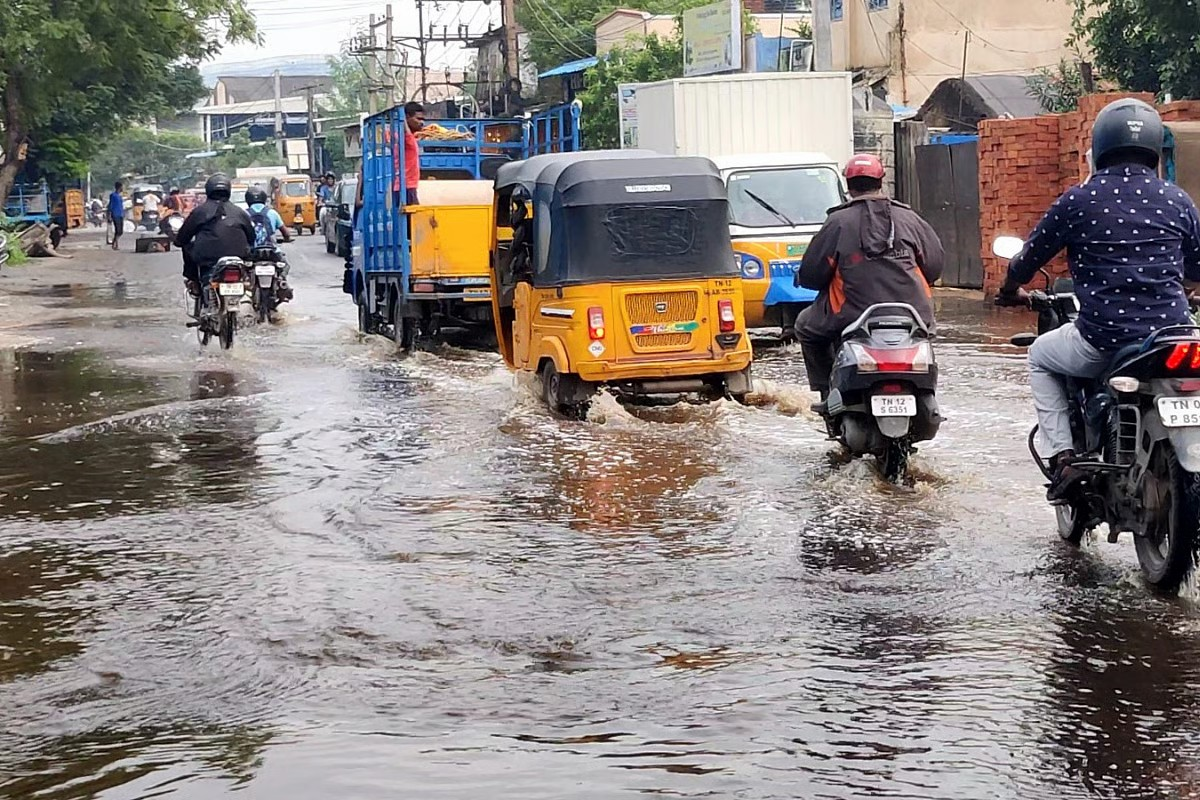
#> input picture backend/app/uploads/6809c16c-5f4c-46b0-a745-3f643dbb9929.jpg, 1200 x 800 px
$ python -i ai_service.py   (imports and definitions only)
#> lines starting #> are read from the running program, lines starting #| are printed output that depends on the picture; after the words box and inside, x2 and y2 are one past the last pixel; in counts of white or black regions, pixels touching at a corner belong together
"""
AI Classification Service
--------------------------
Attempts to classify grievance text using a local Ollama LLM.
If Ollama is unavailable or returns an unparseable response,
falls back to a deterministic keyword-based classifier so the
system stays functional during development / demo.
"""

import os
import re
import json
import base64
import requests
from typing import Dict

OLLAMA_API_URL = os.getenv("OLLAMA_API_URL", "http://localhost:11434")
OLLAMA_MODEL = os.getenv("OLLAMA_MODEL", "llama3.2")
# LLaVA is used for vision (its architecture is supported across Ollama
# builds; llama3.2-vision's 'mllama' arch fails to load on some versions).
OLLAMA_VISION_MODEL = os.getenv("OLLAMA_VISION_MODEL", "llava:7b")

# Fix-verification mode:
#   "vision" (default) — LLaVA vision model. Does real object-level matching
#              (rejects a tiger/garbage photo for a road complaint) and is
#              grounded, not hallucinated. ~30-45s per check on CPU.
#   "heuristic" — deterministic colour/scene analysis. Instant and repeatable,
#              but cannot tell objects apart; used automatically as the
#              fallback whenever the vision model is unavailable.
FIX_VERIFY_MODE = os.getenv("FIX_VERIFY_MODE", "vision")
OLLAMA_TIMEOUT = 15  # seconds

DEPARTMENTS = [
    "Roads", "Water Supply", "Electricity", "Sanitation",
    "Drainage", "Street Lights", "Public Transport", "Other"
]

PRIORITIES = ["Low", "Medium", "High"]

# ---------------------------------------------------------------------------
# Keyword-based fallback classifier
# ---------------------------------------------------------------------------

_DEPT_KEYWORDS: Dict[str, list] = {
    "Roads": [
        "pothole", "road", "highway", "street", "pavement", "crater",
        "bump", "broken road", "repair road", "asphalt", "divider",
        "footpath", "sidewalk", "carriageway"
    ],
    "Water Supply": [
        "water", "pipe", "leakage", "leak", "tap", "supply", "shortage",
        "no water", "water cut", "drinking water", "nal", "pipeline",
        "contaminated water", "murky water"
    ],
    "Electricity": [
        "electricity", "power", "electric", "wire", "transformer",
        "outage", "blackout", "no power", "current", "meter",
        "short circuit", "sparking", "tripping", "voltage"
    ],
    "Sanitation": [
        "garbage", "waste", "trash", "rubbish", "litter", "dump",
        "sanitation", "sweeping", "cleanliness", "filth", "smell",
        "open defecation", "toilet", "sewage smell"
    ],
    "Drainage": [
        "drainage", "drain", "sewage", "overflow", "waterlogging",
        "flood", "nala", "blocked drain", "stagnant water", "gutter",
        "manhole", "overflowing"
    ],
    "Street Lights": [
        "street light", "streetlight", "lamp post", "dark road",
        "light not working", "lamppost", "pole light", "night light",
        "no light", "dim light"
    ],
    "Public Transport": [
        "bus", "train", "metro", "auto", "transport", "route",
        "driver", "conductor", "stop", "halt", "schedule",
        "overcrowding", "overloaded"
    ],
}

_PRIORITY_KEYWORDS: Dict[str, list] = {
    "High": [
        "urgent", "emergency", "danger", "dangerous", "immediate",
        "critical", "accident", "injury", "death", "fire", "electrocute",
        "collapse", "flood", "severe", "major", "fatal"
    ],
    "Low": [
        "minor", "small", "slight", "little", "cosmetic", "tiny",
        "not urgent", "eventually", "whenever possible"
    ],
}


# [45 lines left out: function _keyword_classify, not called in this run]


# ---------------------------------------------------------------------------
# Ollama integration
# ---------------------------------------------------------------------------

_PROMPT_TEMPLATE = """You are an AI assistant for a government grievance system.
Analyze the following citizen complaint and return ONLY a valid JSON object with these fields:
- department: one of [Roads, Water Supply, Electricity, Sanitation, Drainage, Street Lights, Public Transport, Other]
- category: a short label for the specific issue type (e.g. Pothole, Water Leakage, Power Outage)
- priority: one of [Low, Medium, High]
- ai_summary: a single concise sentence summarizing the complaint

Complaint:
\"\"\"{description}\"\"\"

Respond with ONLY the JSON object. No explanation, no markdown.
Example: {{"department":"Roads","category":"Pothole","priority":"High","ai_summary":"Large pothole on NH-8 causing traffic disruption."}}"""


# [80 lines left out: functions _call_ollama, classify_complaint, not called in this run]


# ---------------------------------------------------------------------------
# Vision Evidence Audit
# ---------------------------------------------------------------------------

_VISION_PROMPT_TEMPLATE = """You are an AI evidence auditor for a government grievance portal.
A citizen has submitted a complaint with the following description:
\"\"\"{description}\"\"\"

Carefully examine the attached image and determine if it is consistent with the above complaint.
Return ONLY a valid JSON object with these fields:
- verdict: one of [MATCH, MISMATCH, UNCERTAIN]
  - MATCH: the image clearly shows the reported issue
  - MISMATCH: the image is unrelated or contradicts the complaint (possible fraud)
  - UNCERTAIN: the image is ambiguous, too dark, irrelevant metadata, or unreadable
- reason: a single sentence explaining your verdict
- confidence: a float between 0.0 (no confidence) and 1.0 (fully confident)

Respond with ONLY the JSON object. No explanation, no markdown.
Example: {{"verdict":"MATCH","reason":"Image clearly shows a pothole on a road surface.","confidence":0.92}}"""


# [86 lines left out: functions _fallback_audit, analyze_evidence, not called in this run]


# ---------------------------------------------------------------------------
# Fix Verification: before/after resolution audit (closed-loop accountability)
# ---------------------------------------------------------------------------

_FIX_PROMPT_TWO_IMAGES = """You are an AI resolution auditor for a government grievance portal. Be decisive.

A citizen reported this issue:
\"\"\"{description}\"\"\"

You are given TWO images in order:
- Image 1 = BEFORE: the citizen's original evidence showing the problem.
- Image 2 = AFTER: the photo the repair crew submitted as proof of the fix.

Judge in TWO steps:
1) RELEVANCE — Is the AFTER photo about the SAME kind of place/object as this complaint
   (e.g. a road for a pothole, a pipe/street for a water leak, a bin/street for garbage)?
   If the AFTER photo is clearly unrelated (a random object, indoors, a person, a screenshot),
   the verdict is NOT_FIXED — an unrelated photo is NOT proof of a fix.
2) RESOLUTION — If relevant, does the AFTER photo show the problem GONE / repaired / clean,
   compared with the BEFORE photo?

Decide the verdict:
- FIXED: AFTER is relevant AND clearly shows the issue repaired/resolved (e.g. a smooth intact
  road where the before had a pothole; a clean street where the before had garbage). Prefer FIXED
  when the after image plainly shows a good, repaired state of the reported thing.
- NOT_FIXED: the problem is still visible in the AFTER photo, OR the AFTER photo is unrelated to the complaint.
- UNCERTAIN: use ONLY if the AFTER photo is too dark/blurry to judge at all.

Return ONLY a valid JSON object:
- verdict: one of [FIXED, NOT_FIXED, UNCERTAIN]
- reason: one sentence explaining your verdict
- confidence: a float between 0.0 and 1.0

No explanation, no markdown.
Example: {{"verdict":"FIXED","reason":"The pothole in the before image is gone; the after image shows a smooth resurfaced road.","confidence":0.9}}"""

_FIX_PROMPT_ONE_IMAGE = """You are an AI resolution auditor for a government grievance portal. Be decisive.

A citizen reported this issue:
\"\"\"{description}\"\"\"

You are given ONE image: the photo the repair crew submitted as proof the issue is now fixed.

Judge in TWO steps:
1) RELEVANCE — Is the photo about the SAME kind of place/object as this complaint? If it is clearly
   unrelated (a random object, indoors, a person, a screenshot), the verdict is NOT_FIXED.
2) RESOLUTION — If relevant, does it credibly show the reported problem repaired/clean/gone?

Decide the verdict:
- FIXED: relevant AND clearly shows a good, repaired/clean state of the reported thing.
- NOT_FIXED: still shows the problem, OR the photo is unrelated to the complaint.
- UNCERTAIN: only if the photo is too dark/blurry to judge at all.

Return ONLY a valid JSON object with: verdict (FIXED/NOT_FIXED/UNCERTAIN), reason (one sentence),
confidence (0.0-1.0). No explanation, no markdown."""


# [7 lines left out: function _fallback_fix, not called in this run]


def _image_scene_stats(path: str):
    """
    Lightweight scene analysis with Pillow + numpy (no ML model needed).
    Returns per-image signals used by the offline fix heuristic, or None if
    the file can't be read.
    """
    try:
        from PIL import Image
        import numpy as np
    except Exception:
        return None
    try:
        img = Image.open(path).convert("RGB")
#> img is the input picture: PIL image 1200x800 RGB; mean R, G, B 138.6, 131.4, 128.6
        img.thumbnail((96, 96))
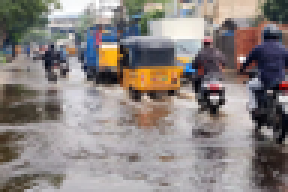
#> img: PIL image 96x64 RGB (shown 3 times larger); mean R, G, B 138.6, 131.4, 128.6
        a = np.asarray(img, dtype=np.float32) / 255.0
        r, g, b = a[..., 0], a[..., 1], a[..., 2]
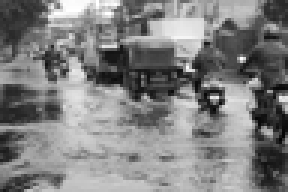
#> b: shape (64, 96) float32 (shown 3 times larger); min 0.0196, max 1, mean 0.504
        bright = (r + g + b) / 3.0
        spread = a.max(axis=2) - a.min(axis=2)   # 0 = gray, high = saturated
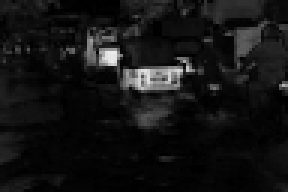
#> spread: shape (64, 96) float32 (shown 3 times larger); min 0, max 0.922, mean 0.0805

        # Real outdoor scene colours (NB: pure white is NOT counted — a white
        # page/sketch background must not read as "sky").
        gray   = (spread < 0.13) & (bright > 0.15) & (bright < 0.72)   # asphalt/concrete
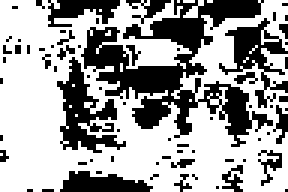
#> gray: shape (64, 96) bool (shown 3 times larger); 62.9% white; 69 black regions (60 under 20 px), largest, box (x1, y1, x2, y2) and area: (27, 0, 91, 49) 1106, (19, 19, 42, 51) 306, (73, 6, 96, 36) 234
        sky    = (b > r + 0.04) & (b > g) & (b > 0.42) & (b < 0.92)    # blue sky / water
#> sky: shape (64, 96) bool; 5.1% white in thin lines or dots, all inside (x1, y1, x2, y2) = (1, 0, 96, 37)
        veg    = (g > r + 0.03) & (g > b + 0.03) & (g > 0.22)          # greenery
#> veg: shape (64, 96) bool; 4.3% white; 12 white regions (9 under 20 px), largest, box (x1, y1, x2, y2) and area: (0, 0, 23, 14) 161, (46, 3, 55, 12) 34, (42, 0, 49, 5) 26
        earth  = (r > g) & (g >= b) & (r > 0.20) & (r < 0.72) & (spread > 0.05)  # soil/road edge
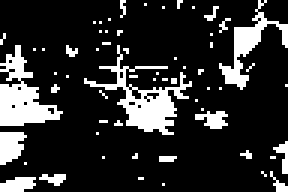
#> earth: shape (64, 96) bool (shown 3 times larger); 17.7% white; 61 white regions (53 under 20 px), largest, box (x1, y1, x2, y2) and area: (28, 15, 64, 45) 290, (0, 15, 21, 42) 261, (73, 0, 96, 30) 172
        skin   = (r > g) & (g > b) & (r > 0.38) & (r < 0.96) & \
                 ((r - g) > 0.04) & ((r - g) < 0.34) & ((g - b) > 0.02) # faces / hands
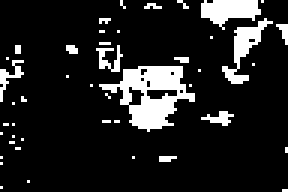
#> skin: shape (64, 96) bool (shown 3 times larger); 12.8% white; 45 white regions (39 under 20 px), largest, box (x1, y1, x2, y2) and area: (33, 22, 65, 44) 335, (67, 0, 87, 10) 125, (74, 6, 91, 28) 114, (32, 15, 41, 24) 36, (0, 20, 8, 34) 36, (67, 37, 78, 42) 27

        # "Not a real photograph" signals — sketches, logos, documents,
        # screenshots: dominated by near-white pixels and/or nearly grayscale.
        near_white = (bright > 0.85) & (spread < 0.10)
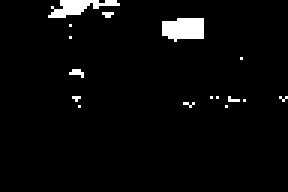
#> near_white: shape (64, 96) bool (shown 3 times larger); 3.3% white; 16 white regions (14 under 20 px), largest, box (x1, y1, x2, y2) and area: (54, 6, 68, 14) 92, (16, 0, 40, 6) 73

        n = bright.size
#> n = 6144
        return {
            "variance": float(bright.std()),          # texture/detail (low = flat graphic)
            "outdoor": float((gray | sky | veg | earth).sum()) / n,  # civic-scene likelihood
            "skin": float(skin.sum()) / n,            # person-photo likelihood
            "white_frac": float(near_white.sum()) / n,# blank/paper background fraction
            "colorfulness": float(spread.mean()),     # mean saturation (low = grayscale art)
            "thumb": np.asarray(img.resize((16, 16)).convert("L"), dtype=np.float32),
        }
    except Exception:
        return None


# [152 lines left out: functions _heuristic_fix, _read_b64, verify_fix, not called in this run]


# ---------------------------------------------------------------------------
# Voice Assist: any-language dictation → English complaint draft
# ---------------------------------------------------------------------------

_VOICE_PROMPT_TEMPLATE = """You are an AI assistant for a government grievance portal in India.
A citizen dictated a complaint by voice. The raw speech transcript (language code: {language}) is:
\"\"\"{transcript}\"\"\"

Convert it into a clean ENGLISH complaint draft. Return ONLY a valid JSON object with:
- title: a short complaint title in English (max 10 words)
- description: a clear, formal English description of the issue (2-4 sentences, first person, keep every factual detail: places, times, what is broken/unsafe)

If the transcript is already in English, just clean it up.
Respond with ONLY the JSON object. No explanation, no markdown.
Example: {{"title":"Water pipeline leaking on Main Road","description":"There is a major water pipeline leak on Main Road near the bus stand. Water has been flowing onto the street since yesterday morning and the road is flooding."}}"""

LANGUAGE_NAMES = {
    "en": "English", "hi": "Hindi", "mr": "Marathi", "ta": "Tamil",
    "te": "Telugu", "kn": "Kannada", "bn": "Bengali", "gu": "Gujarati",
    "ml": "Malayalam", "pa": "Punjabi", "ur": "Urdu",
}


# [55 lines left out: function voice_assist, not called in this run]

>>> result = _image_scene_stats('../uploads/6809c16c-5f4c-46b0-a745-3f643dbb9929.jpg')
#> result = 6 items

$ run again, on backend/app/uploads/seed_burning.jpg
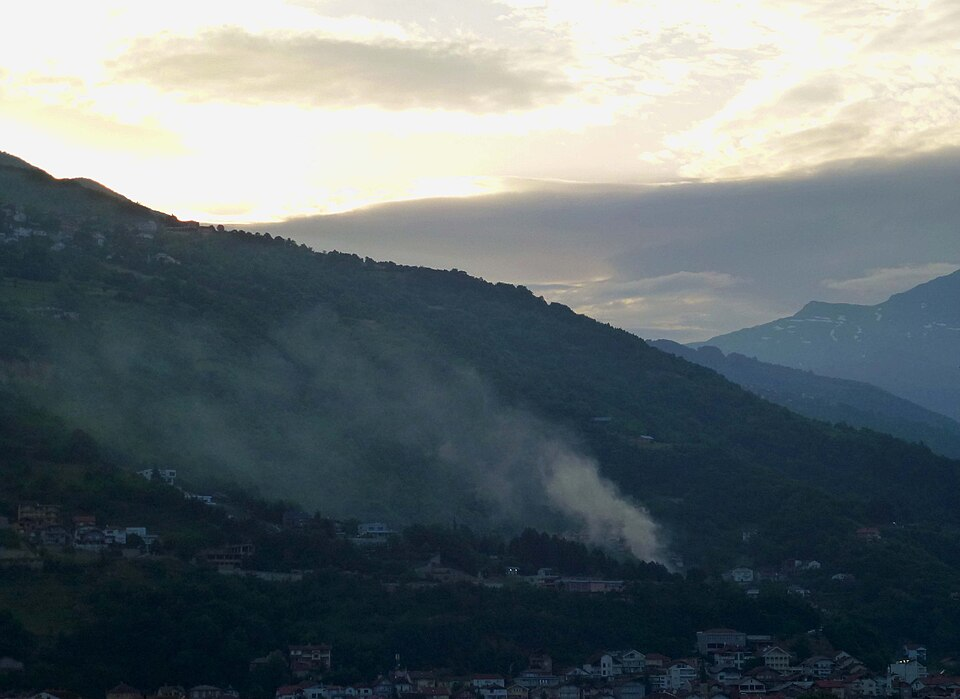
#> input picture backend/app/uploads/seed_burning.jpg, 960 x 699 px
#> in _image_scene_stats, img is the input picture: PIL image 960x699 RGB; mean R, G, B 99.8, 110.1, 113.7
#> img: PIL image 96x70 RGB
#> in _image_scene_stats, `gray   = (spread < 0.13) & (bright > 0.15) & (bright < 0.72)`:
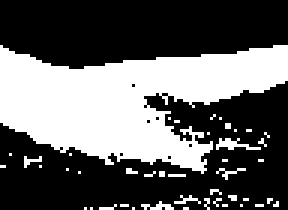
#> gray: shape (70, 96) bool (shown 3 times larger); 37.7% white; 44 white regions (42 under 20 px), largest, box (x1, y1, x2, y2) and area: (0, 15, 96, 58) 2354, (72, 46, 87, 50) 29
#> sky: shape (70, 96) bool; 9.2% white; 2 white regions (1 under 20 px), largest, box (x1, y1, x2, y2) and area: (53, 17, 96, 42) 611
#> veg: shape (70, 96) bool; every value is 0
#> earth: shape (70, 96) bool; 0.68% white in thin lines or dots, all inside (x1, y1, x2, y2) = (9, 15, 95, 32)
#> skin: shape (70, 96) bool; 2.8% white in thin lines or dots, all inside (x1, y1, x2, y2) = (10, 4, 96, 23)
#> in _image_scene_stats, `near_white = (bright > 0.85) & (spread < 0.10)`:
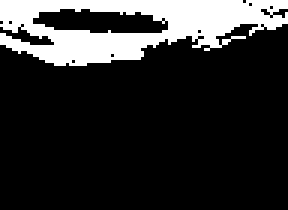
#> near_white: shape (70, 96) bool (shown 3 times larger); 18% white; 1 white region, box (x1, y1, x2, y2) and area: (0, 0, 96, 22) 1212
#> result = 6 items
